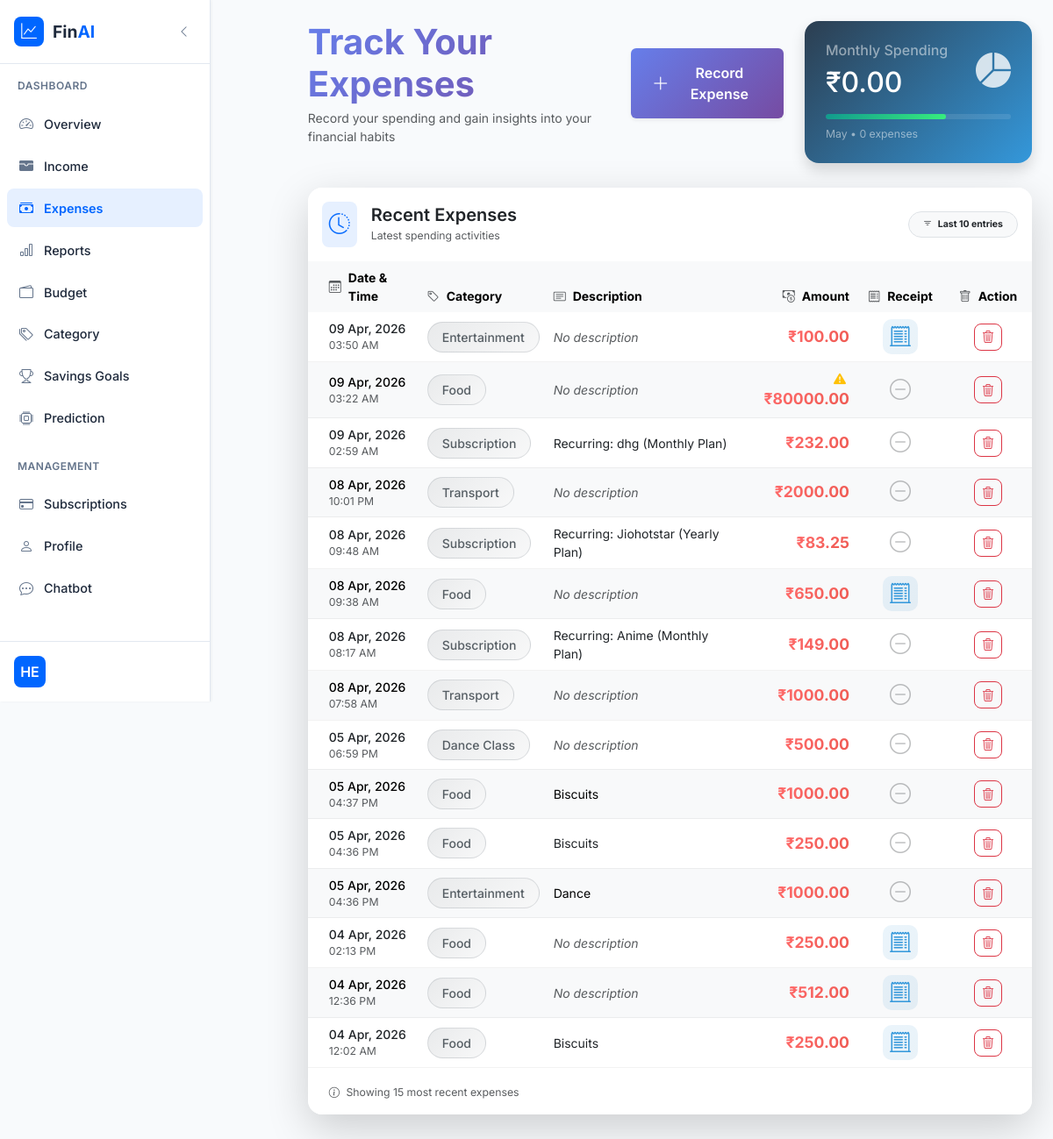
/add_expenses/ (signed in), run on an earlier commit of the app's database.
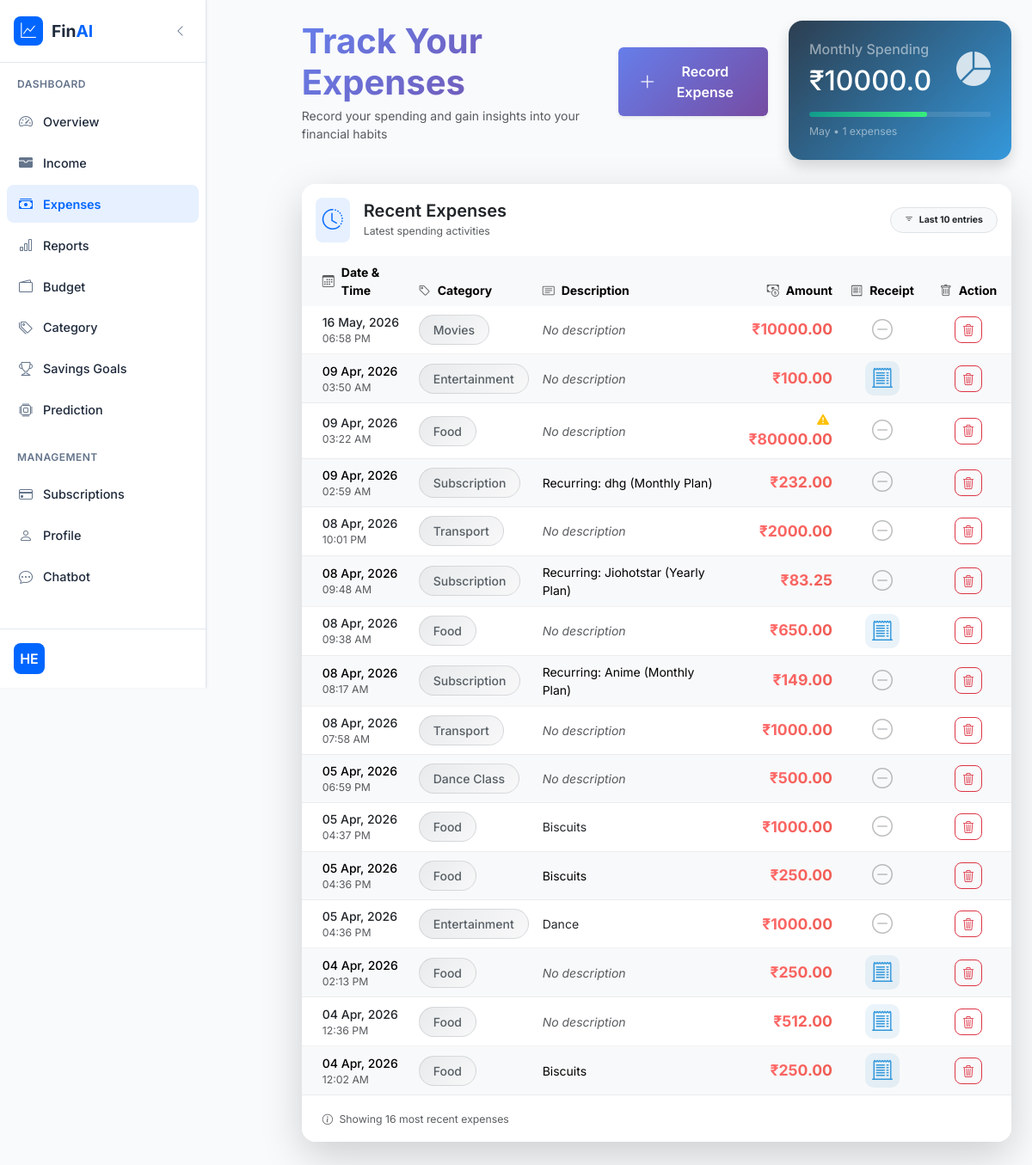
And on a later commit of the database.
### app/models.py (models this page shows)
class Addexpenses(models.Model):
    user = models.ForeignKey(User, on_delete=models.CASCADE, blank=True, null=True)
    category_name = models.CharField(max_length=50, null=True)
    time_stamp = models.DateTimeField(auto_now_add=True)
    spending_amount = models.FloatField(null=True)
    Buyed_Items = models.TextField(null=True)
    bill = models.FileField(upload_to='Bills/', null=True, blank=True)
    is_anomaly = models.BooleanField(default=False)
    class Meta:
        db_table = 'add_expenses'

### app/views.py (the view, shortened to what this page needs)
# urls.py: path('add_expenses/', add_expenses, name='add_expenses'),
def add_expenses(request):
    now = datetime.now()
    current_month = now.month
    current_year = now.year
    monthly_expenses_query = Addexpenses.objects.filter(
        user=request.user,
        time_stamp__month=current_month,
        time_stamp__year=current_year
    )
    total_spending = monthly_expenses_query.aggregate(Sum('spending_amount'))
    total_amount = total_spending['spending_amount__sum'] or 0
    expense_count = monthly_expenses_query.count()
    user_categories = Finanace_Category.objects.filter(user=request.user)
    recent_expenses = Addexpenses.objects.filter(user=request.user).order_by('-time_stamp')
    return render(request, 'add_expenses.html', {
        'user_categories': user_categories,
        'recent_expenses': recent_expenses,
        'total_amount': total_amount,
        'expense_count': expense_count  # <-- ADD THIS LINE
    })

### templates/add_expenses.html (shortened to what the changed rows need)
{% extends 'dashboard.html' %}
{% load static %}
{% block main %}
<div style="margin-left: 300px;">
<div class="dashboard-content">
    <div class="row mb-4">
        <div class="col-lg-8">
            <div class="d-flex flex-column flex-md-row justify-content-between align-items-start align-items-md-center mb-4 gap-3">
                <div>
                    <h1 class="mb-1 fw-bold gradient-text">Track Your Expenses</h1>
                </div>
            </div>
        </div>
        <div class="col-lg-4">
            <div class="stats-card bg-gradient-dark text-white p-4 rounded-4 shadow">
                <div class="d-flex justify-content-between align-items-center">
                    <div>
                        <h6 class="text-white-50 mb-2">Monthly Spending</h6>
                        <h2 class="mb-0">₹{{ total_amount|default:"0.00"}}</h2>
                    </div>
                    <div class="stats-icon">
                    </div>
                </div>
                <div class="progress mt-3" style="height: 6px; background: rgba(255,255,255,0.1);">
                    <div class="progress-bar bg-white" style="width: 65%"></div>
                </div>
                <small class="d-block mt-2 text-white-50">{% now "F" %} • {{ expense_count|default:"0" }} expenses</small>
            </div>
        </div>
    </div>
    <div class="card border-0 shadow-lg rounded-4 overflow-hidden mb-5">
        <div class="card-body p-0">
            {% if recent_expenses %}
            <div class="table-responsive">
                <table class="table table-hover mb-0 align-middle">
                    <thead class="table-light">
                        <tr>
                            <th class="ps-4 border-0">
                                <span class="d-flex align-items-center">
                                    <i class="bi bi-calendar3 me-2 text-muted"></i>
                                    Date & Time
                                </span>
                            </th>
                            <th class="border-0">
                                <span class="d-flex align-items-center">
                                    <i class="bi bi-tag me-2 text-muted"></i>
                                    Category
                                </span>
                            </th>
                            <th class="border-0">
                                <span class="d-flex align-items-center">
                                    <i class="bi bi-card-text me-2 text-muted"></i>
                                    Description
                                </span>
                            </th>
                            <th class="text-end border-0">
                                <span class="d-flex align-items-center justify-content-end">
                                    <i class="bi bi-cash-coin me-2 text-muted"></i>
                                    Amount
                                </span>
                            </th>
                            <th class="text-center border-0" style="width: 100px;">
                                <span class="d-flex align-items-center justify-content-center">
                                    <i class="bi bi-receipt me-2 text-muted"></i>
                                    Receipt
                                </span>
                            </th>
                            <th class="text-center border-0" style="width: 100px;">
                                <span class="d-flex align-items-center justify-content-center">
                                    <i class="bi bi-trash me-2 text-muted"></i>
                                    Action
                                </span>
                            </th>
                        </tr>
                    </thead>
                    <tbody>
                        {% for exp in recent_expenses %}
                        <tr class="expense-row {% cycle '' 'table-light' %}">
                            <td class="ps-4">
                                <div class="d-flex flex-column">
                                    <span class="fw-medium">{{ exp.time_stamp|date:"d M, Y" }}</span>
                                    <small class="text-muted">{{ exp.time_stamp|time:"h:i A" }}</small>
                                </div>
                            </td>
                            <td>
                                <span class="category-badge"
                                      style="--category-color: {{ exp.category.color|default:'#6c757d' }}">
                                    {{ exp.category_name|default:"Uncategorized" }}
                                </span>
                            </td>
                            <td>
                                <div class="expense-description">
                                    {% if exp.Buyed_Items %}
                                        {{ exp.Buyed_Items|truncatewords:15 }}
                                    {% else %}
                                        <span class="text-muted fst-italic">No description</span>
                                    {% endif %}
                                </div>
                            </td>
                            <td class="text-end">
                                <div class="expense-amount">
                                    {% if exp.is_anomaly %}
                                    <i class="bi bi-exclamation-triangle-fill text-warning me-1" title="This expense is unusually high compared to your past spending"></i>
                                    {% endif %}
                                    <span class="amount-figure">₹{{ exp.spending_amount|floatformat:2 }}</span>
                                </div>
                            </td>
                            <td class="text-center">
                                {% if exp.bill %}
                                    <a href="{{ exp.bill.url }}" target="_blank"
                                       class="receipt-btn"
                                       title="View receipt"
                                       data-bs-toggle="tooltip">
                                         <i class="bi bi-receipt-cutoff fs-4"></i>
                                    </a>
                                {% else %}
                                    <span class="no-receipt text-muted" data-bs-toggle="tooltip" title="No receipt uploaded">
                                         <i class="bi bi-dash-circle fs-4"></i>
                                    </span>
                                {% endif %}
                            </td>
                            <td class="text-center">
                                <a href="{% url 'delete_expense' exp.pk %}"
                                   class="btn btn-sm btn-outline-danger rounded-3"
                                   onclick="return confirm('Are you sure you want to delete this expense?')"
                                   title="Delete Expense"
                                   data-bs-toggle="tooltip">
                                    <i class="bi bi-trash3"></i>
                                </a>
                            </td>
                        </tr>
                        {% endfor %}
                    </tbody>
                </table>
            </div>
            {% endif %}
        </div>
        {% if recent_expenses %}
        <div class="card-footer bg-white border-top-0 py-3 px-4">
            <div class="d-flex justify-content-between align-items-center">
                <div>
                    <small class="text-muted">
                        <i class="bi bi-info-circle me-1"></i>
                        Showing {{ recent_expenses|length }} most recent expenses
                    </small>
                </div>
            </div>
        </div>
        {% endif %}
    </div>
</div>
</div>
{% endblock %}

What changed in the data, as far as the page shows it:
added Addexpenses: time_stamp "16 May, 2026", time_stamp "06:58 PM", category_name "Movies", Buyed_Items "No description", spending_amount "10000.00"
Also different on the page:
{{ total_amount|default:"0.00" }}: "0.00" → "10000.0"
{{ expense_count|default:"0" }}: "0" → "1"
{{ recent_expenses|length }}: "15" → "16"
